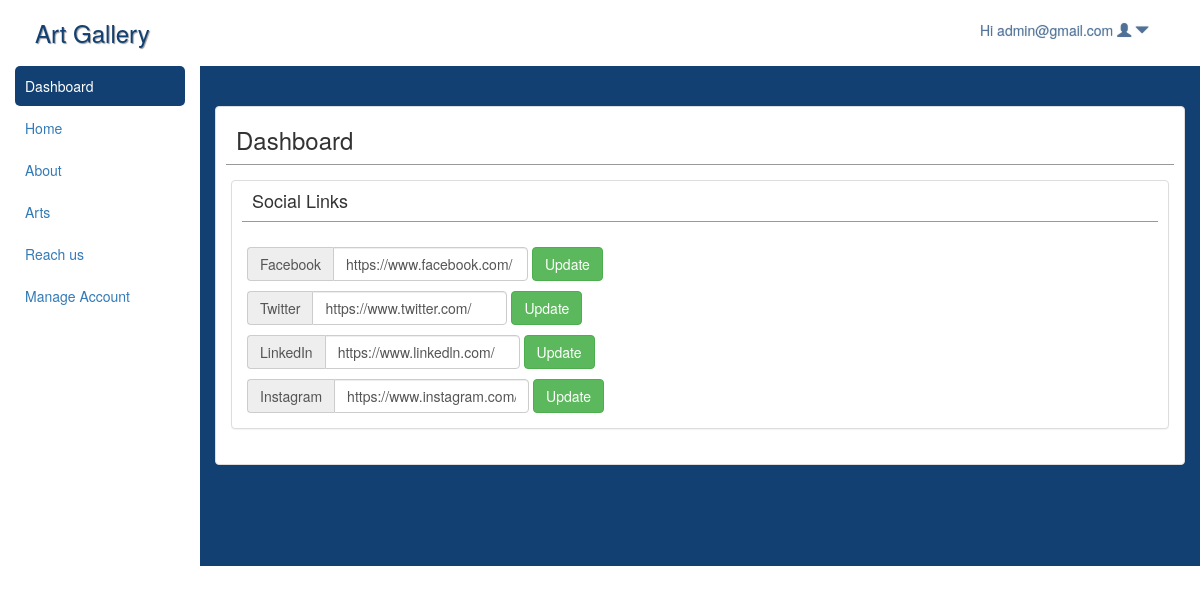
Screenshot of /Admin/adminHome.php (signed in) with the database file from the repository.
### tables this page shows
CREATE TABLE `social_media` (
  `uid` int(11) NOT NULL,
  `facebook` varchar(255) NOT NULL,
  `twitter` varchar(255) NOT NULL,
  `linkedin` varchar(255) NOT NULL,
  `insta` varchar(255) NOT NULL
);

### Admin/adminHome.php (the view, shortened to what this page needs)
<!DOCTYPE html>
<?php
		include('conn.php');
		$socia_error="";
?>
<html>
	  <head>
			<link href="../css/bootstrap.min.css" rel="stylesheet">
			<link href="../font-awesome/css/font-awesome.min.css" rel="stylesheet">
			<link href="style.css" rel="stylesheet">
	  </head>
	  <body>
		<div class="container-fluid">
			<div class="row header">
				<div class="col-md-9"><h3>Art Gallery</h3></div>
				<div class="col-md-3">
					<ul class="user-nav">
						<li class="dropdown user-icon">
						<a class="dropdown-toggle" data-toggle="dropdown" href="#">
							<span>Hi <?php echo $_SESSION['uname']; ?> </span> <span class="glyphicon glyphicon-user"></span>  <span class="glyphicon glyphicon-triangle-bottom"></span></a>
						</li>
					</ul>
				</div>
			</div>
			<div class="row center-container">
				<div class="col-md-2 left-nav">
					<ul class="nav nav-stacked left-menu">
						<li role="presentation"><a href="#dashboard" class="active">Dashboard</a></li>
						<li role="presentation"><a href="#home">Home</a></li>
						<li role="presentation"><a href="#about">About</a></li>
						<li role="presentation"><a href="#arts">Arts</a></li>
						<li role="presentation"><a href="#reach_us">Reach us</a></li>
						<li role="presentation"><a href="#manage_account">Manage Account</a></li>
					</ul>
				</div>
				<div class="col-md-10">
					<div class="pages center-container">
						<div id="dashboard" class="switchgroup dashboard">
							<div class="panel panel-default">
								<div class="panel-heading">
									<h3>Dashboard</h3>
								</div>
								<div class="panel-body">
									<div class="panel panel-default social-links">
										<div class="panel-heading">
											<h4>Social Links</h4>
										</div>
										<div class="panel-body">
										<?php
											$sql="select * from social_media where uid=1";
											$result=mysqli_query($link,$sql) or die("Error fetching data.".mysqli_error($link));
											$socialcontent=mysqli_fetch_assoc($result);
										?>
											<form class="form-inline" method="post">
											  <div class="form-group">
												<div class="input-group">
												  <div class="input-group-addon">Facebook</div>
												  <input type="text" name="social_facebook" class="form-control" value="<?php echo $socialcontent['facebook']; ?>">
												</div>
											  </div>
											  <button type="submit" class="btn btn-success">Update</button>
											  <span class="text-success" style="padding-left:10px"><?php echo $socia_error; ?></span>
											</form>
											<form class="form-inline" method="post">
											  <div class="form-group">
												<div class="input-group">
												  <div class="input-group-addon">Twitter</div>
												  <input type="text" name="social_twitter" class="form-control" value="<?php echo $socialcontent['twitter']; ?>">
												</div>
											  </div>
											  <button type="submit" class="btn btn-success">Update</button>
											</form>
											<form class="form-inline" method="post">
											  <div class="form-group">
												<div class="input-group">
												  <div class="input-group-addon">LinkedIn</div>
												  <input type="text" name="social_linked" class="form-control" value="<?php echo $socialcontent['linkedin']; ?>">
												</div>
											  </div>
											  <button type="submit" class="btn btn-success">Update</button>
											</form>
											<form class="form-inline" method="post">
											  <div class="form-group">
												<div class="input-group">
												  <div class="input-group-addon">Instagram</div>
												  <input type="text" name="social_insta" class="form-control" value="<?php echo $socialcontent['insta']; ?>">
												</div>
											  </div>
											  <button type="submit" class="btn btn-success">Update</button>
											</form>
										</div>
									</div>
								</div>
							</div>
						</div>
					</div>
				</div>
			</div>
		</div>
	  </body>
</html>

### Admin/style.css (style rules this page uses)
* { padding:0; margin:0; list-style-type:none; }
.container-fluid .header { background-color:rgba(255,255,255,1); padding:0px 0px 10px 20px; }
.container-fluid .header h3 { color:rgba(19, 64, 114,1); text-shadow:1px 1px 1px #999; }
.user-nav { margin:20px 0px 0px 60px; }
.user-icon > a { text-decoration:none; text-shadow:0px 0px 1px rgba(42, 82, 127,0.4); color:rgba(42, 82, 127,0.7); }
.left-nav { background-color:rgba(255,255,255,1); height:500px; }
.left-nav .left-menu { width:100%; }
.left-nav .left-menu a { padding:10px; border-radius:5px; }
.active { color:#fff; background-color:rgba(19, 64, 114,1); }
.container-fluid .center-container { background-color:rgba(19, 64, 114,1); }
.pages #home,.pages #dashboard,.pages #about { display:none; }
.center-container .dashboard { margin-top:40px; }
.center-container .dashboard .panel-heading { background-color:transparent; padding:0px 10px; margin:0px 10px; border-bottom:1px solid rgba(0,0,0,0.4); }
.dashboard .social-links .form-inline { margin-top:10px; }

### rows the page displays
social_media: social_facebook "https://www.facebook.com/", social_twitter "https://www.twitter.com/", social_linked "https://www.linkedln.com/", social_insta "https://www.instagram.com/"

### other values shown
$_SESSION['uname'] "admin@gmail.com"
